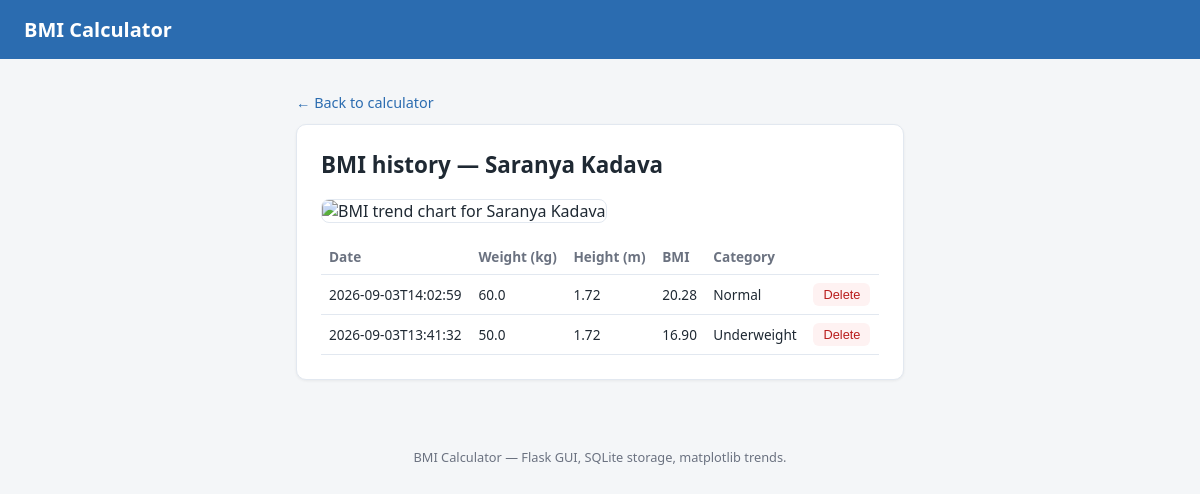
/history/Saranya Kadava, run on the app's committed database.
### tables this page shows
CREATE TABLE bmi_records (
                    id INTEGER PRIMARY KEY AUTOINCREMENT,
                    user_name TEXT NOT NULL,
                    weight_kg REAL NOT NULL,
                    height_m REAL NOT NULL,
                    bmi REAL NOT NULL,
                    category TEXT NOT NULL,
                    recorded_at TEXT NOT NULL
                );

### app.py (the view)
@app.route("/history/<user_name>")
def history(user_name):
    try:
        records = db.get_records_for_user(user_name)
    except db.DatabaseError as e:
        flash(f"Could not load history: {e}", "error")
        records = []
    if not records:
        flash(f"No records found for '{user_name}'.", "warning")
    return render_template("history.html", user_name=user_name, records=list(reversed(records)))

### database.py (called while the page is built)
@contextmanager
def get_connection():
    conn = None
    try:
        conn = sqlite3.connect(DB_PATH, timeout=10)
        conn.row_factory = sqlite3.Row
        conn.execute("PRAGMA foreign_keys = ON")
        yield conn
        conn.commit()
    except sqlite3.Error as e:
        if conn:
            conn.rollback()
        raise DatabaseError(f"Database error: {e}") from e
    finally:
        if conn:
            conn.close()

def get_records_for_user(user_name):
    try:
        with get_connection() as conn:
            rows = conn.execute(
                """
                SELECT id, user_name, weight_kg, height_m, bmi, category, recorded_at
                FROM bmi_records
                WHERE user_name = ?
                ORDER BY recorded_at ASC
                """,
                (user_name,),
            ).fetchall()
            return [dict(r) for r in rows]
    except DatabaseError:
        raise

### templates/history.html (shortened to what this page needs)
{% extends "base.html" %}
{% block content %}
<a href="{{ url_for('index') }}" class="back-link">&larr; Back to calculator</a>
<section class="card">
    <h1>BMI history — {{ user_name }}</h1>
    {% if records %}
        <img class="trend-chart" src="{{ url_for('graph', user_name=user_name) }}" alt="BMI trend chart for {{ user_name }}">
        <table class="records-table">
            <thead>
                <tr>
                    <th>Date</th>
                    <th>Weight (kg)</th>
                    <th>Height (m)</th>
                    <th>BMI</th>
                    <th>Category</th>
                    <th></th>
                </tr>
            </thead>
            <tbody>
                {% for r in records %}
                <tr>
                    <td>{{ r.recorded_at }}</td>
                    <td>{{ r.weight_kg }}</td>
                    <td>{{ r.height_m }}</td>
                    <td>{{ "%.2f"|format(r.bmi) }}</td>
                    <td>{{ r.category }}</td>
                    <td>
                        <form method="POST" action="{{ url_for('delete', record_id=r.id, user_name=user_name) }}"
                              onsubmit="return confirm('Delete this record?');">
                            <button type="submit" class="btn-delete">Delete</button>
                        </form>
                    </td>
                </tr>
                {% endfor %}
            </tbody>
        </table>
    {% else %}
        <p>No records to show for this user yet.</p>
    {% endif %}
</section>
{% endblock %}

### templates/base.html (shortened to what this page needs)
<!DOCTYPE html>
<html lang="en">
<head>
    <link rel="stylesheet" href="{{ url_for('static', filename='style.css') }}">
</head>
<body>
    <header class="topbar">
        <a href="{{ url_for('index') }}" class="brand">BMI Calculator</a>
    </header>
    <main class="container">
        {% block content %}{% endblock %}
    </main>
    <footer class="footer">
        <p>BMI Calculator — Flask GUI, SQLite storage, matplotlib trends.</p>
    </footer>
</body>
</html>

### static/style.css (style rules this page uses)
:root { --bg: #f4f6f8; --card-bg: #ffffff; --text: #1f2933; --muted: #6b7280; --border: #e2e8f0; --primary: #2b6cb0; --primary-dark: #1e4e8c; }
* { box-sizing: border-box; }
body { margin: 0; font-family: "Segoe UI", Roboto, Helvetica, Arial, sans-serif; background: var(--bg); color: var(--text); }
.topbar { background: var(--primary); padding: 16px 24px; }
.brand { color: #fff; font-size: 1.25rem; font-weight: 700; text-decoration: none; }
.container { max-width: 640px; margin: 32px auto; padding: 0 16px; }
.card { background: var(--card-bg); border: 1px solid var(--border); border-radius: 10px; padding: 24px; margin-bottom: 20px; box-shadow: 0 1px 3px rgba(0,0,0,0.06); }
h1 { margin-top: 0; font-size: 1.4rem; }
.btn-primary, .btn-secondary, .btn-delete { cursor: pointer; border: none; border-radius: 6px; font-size: 0.95rem; padding: 10px 16px; }
.btn-delete { background: #fef2f2; color: #b91c1c; padding: 4px 10px; font-size: 0.8rem; }
.back-link { display: inline-block; margin-bottom: 12px; color: var(--primary); text-decoration: none; font-size: 0.9rem; }
.trend-chart { width: 100%; height: auto; border-radius: 8px; border: 1px solid var(--border); margin-bottom: 16px; }
.records-table { width: 100%; border-collapse: collapse; font-size: 0.85rem; }
.records-table th, .records-table td { text-align: left; padding: 8px; border-bottom: 1px solid var(--border); }
.records-table th { color: var(--muted); font-weight: 600; }
.footer { text-align: center; color: var(--muted); font-size: 0.8rem; padding: 24px; }

### data on the page
bmi_records: recorded_at "2026-09-03T14:02:59", weight_kg "60.0", height_m "1.72", bmi "20.28", category "Normal"
bmi_records: recorded_at "2026-09-03T13:41:32", weight_kg "50.0", height_m "1.72", bmi "16.90", category "Underweight"

### other printed values
{{ user_name }} "Saranya Kadava"
